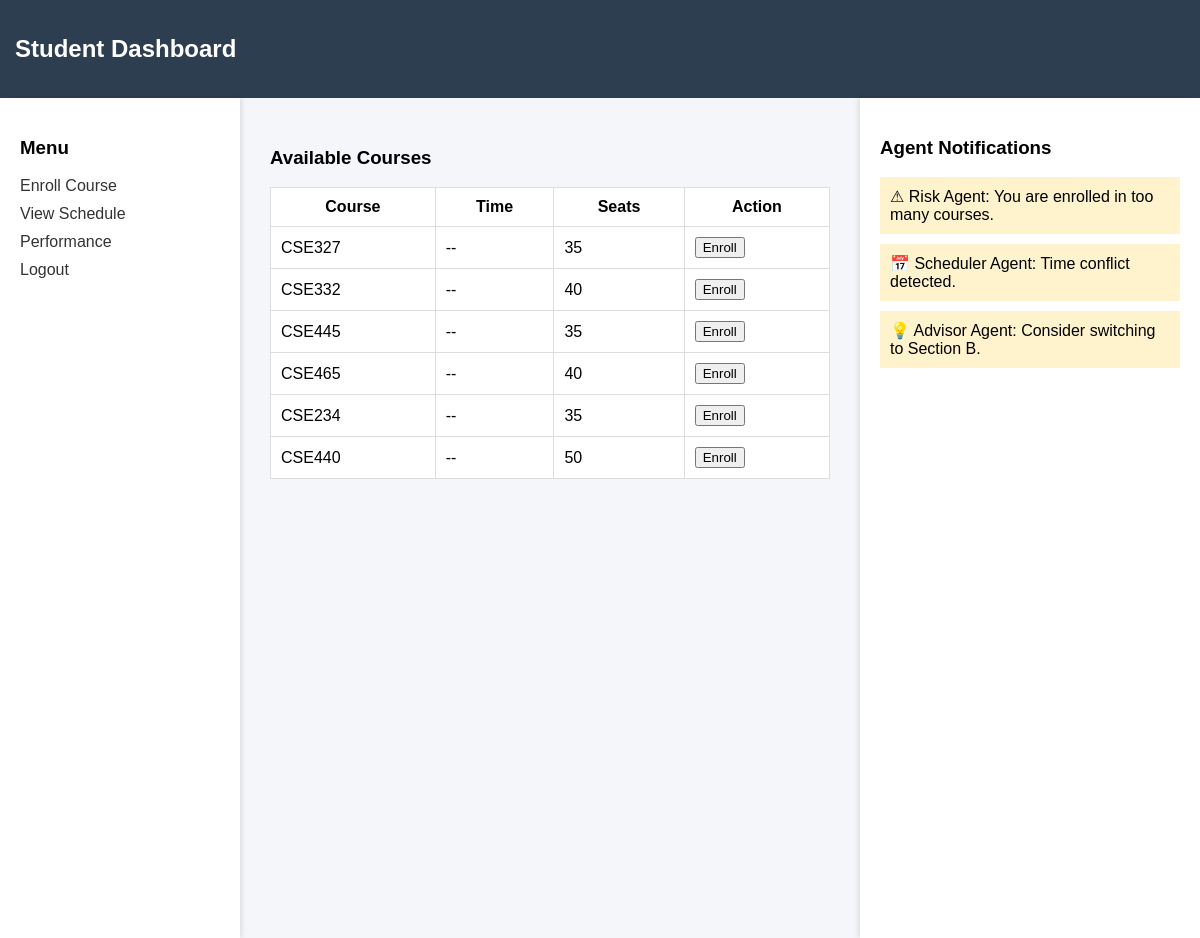
The page /student/ on the database its author committed.
### core/models.py (models this page shows, shortened)
class Course(models.Model):
    name = models.CharField(max_length=100)
    students = models.IntegerField()

### core/views.py (the view)
# urls.py: path('student/', student),
def student(request):
    courses = Course.objects.all()   # get all courses
    return render(request, 'student.html', {'courses': courses})

### templates/student.html (shortened to what this page needs)
<!DOCTYPE html>
<html lang="en">
<head>
</head>
<body>
<div class="header">
<h2>Student Dashboard</h2>
</div>
<div class="container">
<div class="menu">
<h3>Menu</h3>
<a href="#">Enroll Course</a>
<a href="#">View Schedule</a>
<a href="#">Performance</a>
<a href="#">Logout</a>
</div>
<div class="content">
<h3>Available Courses</h3>
<table>
<tr>
<th>Course</th>
<th>Time</th>
<th>Seats</th>
<th>Action</th>
</tr>
{% for course in courses %}
<tr>
    <td>{{ course.name }}</td>
    <td>--</td>
    <td>{{ course.students }}</td>
    <td><button>Enroll</button></td>
</tr>
{% endfor %}
</table>
</div>
<div class="notifications">
<h3>Agent Notifications</h3>
<div class="alert">
⚠ Risk Agent: You are enrolled in too many courses.
</div>
<div class="alert">
📅 Scheduler Agent: Time conflict detected.
</div>
<div class="alert">
💡 Advisor Agent: Consider switching to Section B.
</div>
</div>
</div>
</body>
</html>

### templates/student.html (style rules this page uses)
body { font-family:Arial; margin:0; background:#f4f6f9; }
.header { background:#2c3e50; color:white; padding:15px; }
.container { display:flex; }
.menu { width:200px; background:white; padding:20px; height:100vh; box-shadow:2px 0 5px rgba(0,0,0,0.1); }
.menu a { display:block; margin:10px 0; text-decoration:none; color:#333; }
.content { flex:1; padding:30px; }
table { width:100%; border-collapse:collapse; background:white; }
th,td { padding:10px; border:1px solid #ddd; }
.notifications { width:300px; background:white; padding:20px; box-shadow:-2px 0 5px rgba(0,0,0,0.1); }
.alert { background:#fff3cd; padding:10px; margin:10px 0; }

### rows shown on the page
Course: name "CSE327", students "35"
Course: name "CSE332", students "40"
Course: name "CSE445", students "35"
Course: name "CSE465", students "40"
Course: name "CSE234", students "35"
Course: name "CSE440", students "50"
